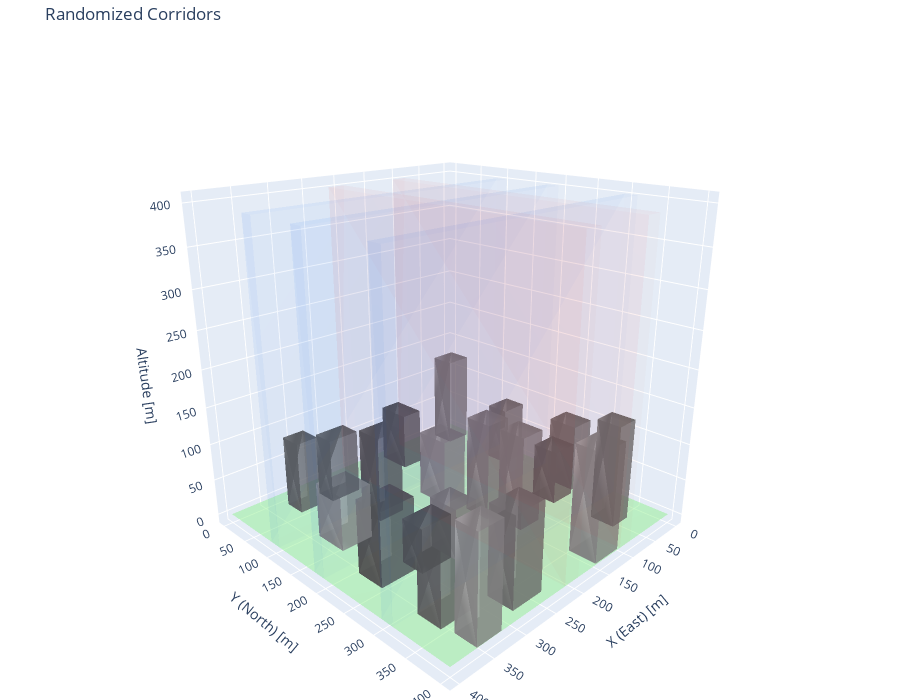

Notebook code for this chart:
### Markdown cell above
## Example 5: Randomized Corridors

Variable corridor widths and spacing.

### Code cell
corridors = generate_corridors(num_ew=3, num_ns=2, width="15-25", spacing="80-130", seed=99)
buildings = generate_buildings(
    corridors,
    num_buildings=20,
    width_x="30-50",
    width_y="30-50",
    height="50-150",
    seed=99
)

print(f"Corridors: {len(corridors)}")
for c in corridors:
    print(f"  {c['direction']} @ {c['center']:.1f}m, width={c['width']:.1f}m")

fig = visualize_urban_environment(corridors, buildings, title="Randomized Corridors")
fig.show()

### Figure 1 — Plotly figure (JSON) as saved in the notebook; plotly's stock layout.template omitted (floating-point values rounded to 4 significant figures)
{"data": [{"color": "lightgreen", "hoverinfo": "skip", "i": [0, 0], "j": [1, 2], "k": [2, 3], "name": "Ground", "opacity": 0.5, "type": "mesh3d", "x": [0, 400, 400, 0], "y": [0, 0, 400, 400], "z": [0, 0, 0, 0]}, {"color": "rgb(100, 100, 100)", "hovertemplate": "Building 0<br>Position: (340.2, 237.9)<br>Size: 49.8 x 40.7m<br>Height: 96.2m<extra></extra>", "i": [0, 0, 4, 4, 0, 1, 0, 3, 1, 2, 4, 5], "j": [1, 2, 5, 6, 1, 5, 3, 7, 2, 6, 5, 6], "k": [2, 3, 6, 7, 4, 4, 4, 4, 5, 5, 1, 2], "name": "Building 0", "opacity": 0.8, "type": "mesh3d", "x": [315.3, 365.1, 365.1, 315.3, 315.3, 365.1, 365.1, 315.3], "y": [217.6, 217.6, 258.3, 258.3, 217.6, 217.6, 258.3, 258.3], "z": [0, 0, 0, 0, 96.21, 96.21, 96.21, 96.21]}, {"color": "rgb(115, 115, 115)", "hovertemplate": "Building 1<br>Position: (318.0, 45.2)<br>Size: 30.7 x 30.5m<br>Height: 97.4m<extra></extra>", "i": [0, 0, 4, 4, 0, 1, 0, 3, 1, 2, 4, 5], "j": [1, 2, 5, 6, 1, 5, 3, 7, 2, 6, 5, 6], "k": [2, 3, 6, 7, 4, 4, 4, 4, 5, 5, 1, 2], "name": "Building 1", "opacity": 0.8, "type": "mesh3d", "x": [302.7, 333.4, 333.4, 302.7, 302.7, 333.4, 333.4, 302.7], "y": [29.99, 29.99, 60.46, 60.46, 29.99, 29.99, 60.46, 60.46], "z": [0, 0, 0, 0, 97.37, 97.37, 97.37, 97.37]}, {"color": "rgb(130, 130, 130)", "hovertemplate": "Building 2<br>Position: (21.3, 137.3)<br>Size: 38.5 x 31.7m<br>Height: 81.0m<extra></extra>", "i": [0, 0, 4, 4, 0, 1, 0, 3, 1, 2, 4, 5], "j": [1, 2, 5, 6, 1, 5, 3, 7, 2, 6, 5, 6], "k": [2, 3, 6, 7, 4, 4, 4, 4, 5, 5, 1, 2], "name": "Building 2", "opacity": 0.8, "type": "mesh3d", "x": [2.049, 40.56, 40.56, 2.049, 2.049, 40.56, 40.56, 2.049], "y": [121.4, 121.4, 153.1, 153.1, 121.4, 121.4, 153.1, 153.1], "z": [0, 0, 0, 0, 80.98, 80.98, 80.98, 80.98]}, {"color": "rgb(145, 145, 145)", "hovertemplate": "Building 3<br>Position: (146.7, 270.6)<br>Size: 35.2 x 38.1m<br>Height: 126.4m<extra></extra>", "i": [0, 0, 4, 4, 0, 1, 0, 3, 1, 2, 4, 5], "j": [1, 2, 5, 6, 1, 5, 3, 7, 2, 6, 5, 6], "k": [2, 3, 6, 7, 4, 4, 4, 4, 5, 5, 1, 2], "name": "Building 3", "opacity": 0.8, "type": "mesh3d", "x": [129.1, 164.2, 164.2, 129.1, 129.1, 164.2, 164.2, 129.1], "y": [251.5, 251.5, 289.6, 289.6, 251.5, 251.5, 289.6, 289.6], "z": [0, 0, 0, 0, 126.4, 126.4, 126.4, 126.4]}, {"color": "rgb(160, 160, 160)", "hovertemplate": "Building 4<br>Position: (168.9, 154.4)<br>Size: 38.0 x 46.4m<br>Height: 89.9m<extra></extra>", "i": [0, 0, 4, 4, 0, 1, 0, 3, 1, 2, 4, 5], "j": [1, 2, 5, 6, 1, 5, 3, 7, 2, 6, 5, 6], "k": [2, 3, 6, 7, 4, 4, 4, 4, 5, 5, 1, 2], "name": "Building 4", "opacity": 0.8, "type": "mesh3d", "x": [149.9, 187.9, 187.9, 149.9, 149.9, 187.9, 187.9, 149.9], "y": [131.2, 131.2, 177.6, 177.6, 131.2, 131.2, 177.6, 177.6], "z": [0, 0, 0, 0, 89.94, 89.94, 89.94, 89.94]}, {"color": "rgb(100, 100, 100)", "hovertemplate": "Building 5<br>Position: (255.4, 131.1)<br>Size: 38.9 x 36.2m<br>Height: 115.4m<extra></extra>", "i": [0, 0, 4, 4, 0, 1, 0, 3, 1, 2, 4, 5], "j": [1, 2, 5, 6, 1, 5, 3, 7, 2, 6, 5, 6], "k": [2, 3, 6, 7, 4, 4, 4, 4, 5, 5, 1, 2], "name": "Building 5", "opacity": 0.8, "type": "mesh3d", "x": [235.9, 274.8, 274.8, 235.9, 235.9, 274.8, 274.8, 235.9], "y": [113.0, 113.0, 149.2, 149.2, 113.0, 113.0, 149.2, 149.2], "z": [0, 0, 0, 0, 115.4, 115.4, 115.4, 115.4]}, {"color": "rgb(115, 115, 115)", "hovertemplate": "Building 6<br>Position: (342.8, 336.7)<br>Size: 49.3 x 35.1m<br>Height: 100.3m<extra></extra>", "i": [0, 0, 4, 4, 0, 1, 0, 3, 1, 2, 4, 5], "j": [1, 2, 5, 6, 1, 5, 3, 7, 2, 6, 5, 6], "k": [2, 3, 6, 7, 4, 4, 4, 4, 5, 5, 1, 2], "name": "Building 6", "opacity": 0.8, "type": "mesh3d", "x": [318.2, 367.5, 367.5, 318.2, 318.2, 367.5, 367.5, 318.2], "y": [319.1, 319.1, 354.2, 354.2, 319.1, 319.1, 354.2, 354.2], "z": [0, 0, 0, 0, 100.3, 100.3, 100.3, 100.3]}, {"color": "rgb(130, 130, 130)", "hovertemplate": "Building 7<br>Position: (268.5, 368.7)<br>Size: 47.7 x 36.9m<br>Height: 116.7m<extra></extra>", "i": [0, 0, 4, 4, 0, 1, 0, 3, 1, 2, 4, 5], "j": [1, 2, 5, 6, 1, 5, 3, 7, 2, 6, 5, 6], "k": [2, 3, 6, 7, 4, 4, 4, 4, 5, 5, 1, 2], "name": "Building 7", "opacity": 0.8, "type": "mesh3d", "x": [244.6, 292.3, 292.3, 244.6, 244.6, 292.3, 292.3, 244.6], "y": [350.3, 350.3, 387.2, 387.2, 350.3, 350.3, 387.2, 387.2], "z": [0, 0, 0, 0, 116.7, 116.7, 116.7, 116.7]}, {"color": "rgb(145, 145, 145)", "hovertemplate": "Building 8<br>Position: (251.3, 256.1)<br>Size: 33.9 x 43.3m<br>Height: 67.2m<extra></extra>", "i": [0, 0, 4, 4, 0, 1, 0, 3, 1, 2, 4, 5], "j": [1, 2, 5, 6, 1, 5, 3, 7, 2, 6, 5, 6], "k": [2, 3, 6, 7, 4, 4, 4, 4, 5, 5, 1, 2], "name": "Building 8", "opacity": 0.8, "type": "mesh3d", "x": [234.3, 268.2, 268.2, 234.3, 234.3, 268.2, 268.2, 234.3], "y": [234.4, 234.4, 277.7, 277.7, 234.4, 234.4, 277.7, 277.7], "z": [0, 0, 0, 0, 67.17, 67.17, 67.17, 67.17]}, {"color": "rgb(160, 160, 160)", "hovertemplate": "Building 9<br>Position: (328.0, 145.5)<br>Size: 44.9 x 47.3m<br>Height: 73.1m<extra></extra>", "i": [0, 0, 4, 4, 0, 1, 0, 3, 1, 2, 4, 5], "j": [1, 2, 5, 6, 1, 5, 3, 7, 2, 6, 5, 6], "k": [2, 3, 6, 7, 4, 4, 4, 4, 5, 5, 1, 2], "name": "Building 9", "opacity": 0.8, "type": "mesh3d", "x": [305.6, 350.5, 350.5, 305.6, 305.6, 350.5, 350.5, 305.6], "y": [121.9, 121.9, 169.2, 169.2, 121.9, 121.9, 169.2, 169.2], "z": [0, 0, 0, 0, 73.12, 73.12, 73.12, 73.12]}, {"color": "rgb(100, 100, 100)", "hovertemplate": "Building 10<br>Position: (291.6, 253.8)<br>Size: 46.5 x 33.0m<br>Height: 58.7m<extra></extra>", "i": [0, 0, 4, 4, 0, 1, 0, 3, 1, 2, 4, 5], "j": [1, 2, 5, 6, 1, 5, 3, 7, 2, 6, 5, 6], "k": [2, 3, 6, 7, 4, 4, 4, 4, 5, 5, 1, 2], "name": "Building 10", "opacity": 0.8, "type": "mesh3d", "x": [268.4, 314.9, 314.9, 268.4, 268.4, 314.9, 314.9, 268.4], "y": [237.3, 237.3, 270.3, 270.3, 237.3, 237.3, 270.3, 270.3], "z": [0, 0, 0, 0, 58.65, 58.65, 58.65, 58.65]}, {"color": "rgb(115, 115, 115)", "hovertemplate": "Building 11<br>Position: (264.7, 51.0)<br>Size: 44.6 x 30.3m<br>Height: 87.7m<extra></extra>", "i": [0, 0, 4, 4, 0, 1, 0, 3, 1, 2, 4, 5], "j": [1, 2, 5, 6, 1, 5, 3, 7, 2, 6, 5, 6], "k": [2, 3, 6, 7, 4, 4, 4, 4, 5, 5, 1, 2], "name": "Building 11", "opacity": 0.8, "type": "mesh3d", "x": [242.4, 287.0, 287.0, 242.4, 242.4, 287.0, 287.0, 242.4], "y": [35.85, 35.85, 66.1, 66.1, 35.85, 35.85, 66.1, 66.1], "z": [0, 0, 0, 0, 87.68, 87.68, 87.68, 87.68]}, {"color": "rgb(130, 130, 130)", "hovertemplate": "Building 12<br>Position: (18.7, 251.5)<br>Size: 35.1 x 41.6m<br>Height: 93.1m<extra></extra>", "i": [0, 0, 4, 4, 0, 1, 0, 3, 1, 2, 4, 5], "j": [1, 2, 5, 6, 1, 5, 3, 7, 2, 6, 5, 6], "k": [2, 3, 6, 7, 4, 4, 4, 4, 5, 5, 1, 2], "name": "Building 12", "opacity": 0.8, "type": "mesh3d", "x": [1.175, 36.27, 36.27, 1.175, 1.175, 36.27, 36.27, 1.175], "y": [230.7, 230.7, 272.3, 272.3, 230.7, 230.7, 272.3, 272.3], "z": [0, 0, 0, 0, 93.06, 93.06, 93.06, 93.06]}, {"color": "rgb(145, 145, 145)", "hovertemplate": "Building 13<br>Position: (29.1, 30.9)<br>Size: 36.7 x 33.8m<br>Height: 129.3m<extra></extra>", "i": [0, 0, 4, 4, 0, 1, 0, 3, 1, 2, 4, 5], "j": [1, 2, 5, 6, 1, 5, 3, 7, 2, 6, 5, 6], "k": [2, 3, 6, 7, 4, 4, 4, 4, 5, 5, 1, 2], "name": "Building 13", "opacity": 0.8, "type": "mesh3d", "x": [10.75, 47.44, 47.44, 10.75, 10.75, 47.44, 47.44, 10.75], "y": [14.0, 14.0, 47.79, 47.79, 14.0, 14.0, 47.79, 47.79], "z": [0, 0, 0, 0, 129.3, 129.3, 129.3, 129.3]}, {"color": "rgb(160, 160, 160)", "hovertemplate": "Building 14<br>Position: (136.3, 379.4)<br>Size: 44.1 x 38.5m<br>Height: 142.9m<extra></extra>", "i": [0, 0, 4, 4, 0, 1, 0, 3, 1, 2, 4, 5], "j": [1, 2, 5, 6, 1, 5, 3, 7, 2, 6, 5, 6], "k": [2, 3, 6, 7, 4, 4, 4, 4, 5, 5, 1, 2], "name": "Building 14", "opacity": 0.8, "type": "mesh3d", "x": [114.2, 158.3, 158.3, 114.2, 114.2, 158.3, 158.3, 114.2], "y": [360.2, 360.2, 398.7, 398.7, 360.2, 360.2, 398.7, 398.7], "z": [0, 0, 0, 0, 142.9, 142.9, 142.9, 142.9]}, {"color": "rgb(100, 100, 100)", "hovertemplate": "Building 15<br>Position: (139.0, 38.5)<br>Size: 30.5 x 46.8m<br>Height: 79.8m<extra></extra>", "i": [0, 0, 4, 4, 0, 1, 0, 3, 1, 2, 4, 5], "j": [1, 2, 5, 6, 1, 5, 3, 7, 2, 6, 5, 6], "k": [2, 3, 6, 7, 4, 4, 4, 4, 5, 5, 1, 2], "name": "Building 15", "opacity": 0.8, "type": "mesh3d", "x": [123.7, 154.2, 154.2, 123.7, 123.7, 154.2, 154.2, 123.7], "y": [15.13, 15.13, 61.88, 61.88, 15.13, 15.13, 61.88, 61.88], "z": [0, 0, 0, 0, 79.78, 79.78, 79.78, 79.78]}, {"color": "rgb(115, 115, 115)", "hovertemplate": "Building 16<br>Position: (63.7, 259.7)<br>Size: 37.4 x 36.3m<br>Height: 73.7m<extra></extra>", "i": [0, 0, 4, 4, 0, 1, 0, 3, 1, 2, 4, 5], "j": [1, 2, 5, 6, 1, 5, 3, 7, 2, 6, 5, 6], "k": [2, 3, 6, 7, 4, 4, 4, 4, 5, 5, 1, 2], "name": "Building 16", "opacity": 0.8, "type": "mesh3d", "x": [45.05, 82.4, 82.4, 45.05, 45.05, 82.4, 82.4, 45.05], "y": [241.6, 241.6, 277.8, 277.8, 241.6, 241.6, 277.8, 277.8], "z": [0, 0, 0, 0, 73.69, 73.69, 73.69, 73.69]}, {"color": "rgb(130, 130, 130)", "hovertemplate": "Building 17<br>Position: (60.5, 350.0)<br>Size: 31.2 x 33.9m<br>Height: 137.8m<extra></extra>", "i": [0, 0, 4, 4, 0, 1, 0, 3, 1, 2, 4, 5], "j": [1, 2, 5, 6, 1, 5, 3, 7, 2, 6, 5, 6], "k": [2, 3, 6, 7, 4, 4, 4, 4, 5, 5, 1, 2], "name": "Building 17", "opacity": 0.8, "type": "mesh3d", "x": [44.9, 76.09, 76.09, 44.9, 44.9, 76.09, 76.09, 44.9], "y": [333.0, 333.0, 366.9, 366.9, 333.0, 333.0, 366.9, 366.9], "z": [0, 0, 0, 0, 137.8, 137.8, 137.8, 137.8]}, {"color": "rgb(145, 145, 145)", "hovertemplate": "Building 18<br>Position: (157.1, 224.1)<br>Size: 35.1 x 36.9m<br>Height: 130.8m<extra></extra>", "i": [0, 0, 4, 4, 0, 1, 0, 3, 1, 2, 4, 5], "j": [1, 2, 5, 6, 1, 5, 3, 7, 2, 6, 5, 6], "k": [2, 3, 6, 7, 4, 4, 4, 4, 5, 5, 1, 2], "name": "Building 18", "opacity": 0.8, "type": "mesh3d", "x": [139.5, 174.6, 174.6, 139.5, 139.5, 174.6, 174.6, 139.5], "y": [205.6, 205.6, 242.6, 242.6, 205.6, 205.6, 242.6, 242.6], "z": [0, 0, 0, 0, 130.8, 130.8, 130.8, 130.8]}, {"color": "rgb(160, 160, 160)", "hovertemplate": "Building 19<br>Position: (343.1, 384.0)<br>Size: 37.0 x 31.3m<br>Height: 133.9m<extra></extra>", "i": [0, 0, 4, 4, 0, 1, 0, 3, 1, 2, 4, 5], "j": [1, 2, 5, 6, 1, 5, 3, 7, 2, 6, 5, 6], "k": [2, 3, 6, 7, 4, 4, 4, 4, 5, 5, 1, 2], "name": "Building 19", "opacity": 0.8, "type": "mesh3d", "x": [324.6, 361.6, 361.6, 324.6, 324.6, 361.6, 361.6, 324.6], "y": [368.3, 368.3, 399.7, 399.7, 368.3, 368.3, 399.7, 399.7], "z": [0, 0, 0, 0, 133.9, 133.9, 133.9, 133.9]}, {"color": "rgba(0, 100, 255, 0.15)", "hovertemplate": "Corridor 0<br>Direction: EW<br>Center: 100.2m<br>Width: 17.0m<extra></extra>", "i": [0, 0, 4, 4, 0, 1, 0, 3, 1, 2, 4, 5], "j": [1, 2, 5, 6, 1, 5, 3, 7, 2, 6, 5, 6], "k": [2, 3, 6, 7, 4, 4, 4, 4, 5, 5, 1, 2], "name": "EW corridor 0", "opacity": 0.15, "type": "mesh3d", "x": [0, 400, 400, 0, 0, 400, 400, 0], "y": [91.7, 91.7, 108.7, 108.7, 91.7, 91.7, 108.7, 108.7], "z": [0, 0, 0, 0, 400, 400, 400, 400]}, {"color": "rgba(0, 100, 255, 0.15)", "hovertemplate": "Corridor 1<br>Direction: EW<br>Center: 189.1m<br>Width: 17.5m<extra></extra>", "i": [0, 0, 4, 4, 0, 1, 0, 3, 1, 2, 4, 5], "j": [1, 2, 5, 6, 1, 5, 3, 7, 2, 6, 5, 6], "k": [2, 3, 6, 7, 4, 4, 4, 4, 5, 5, 1, 2], "name": "EW corridor 1", "opacity": 0.15, "type": "mesh3d", "x": [0, 400, 400, 0, 0, 400, 400, 0], "y": [180.4, 180.4, 197.9, 197.9, 180.4, 180.4, 197.9, 197.9], "z": [0, 0, 0, 0, 400, 400, 400, 400]}, {"color": "rgba(0, 100, 255, 0.15)", "hovertemplate": "Corridor 2<br>Direction: EW<br>Center: 307.1m<br>Width: 17.5m<extra></extra>", "i": [0, 0, 4, 4, 0, 1, 0, 3, 1, 2, 4, 5], "j": [1, 2, 5, 6, 1, 5, 3, 7, 2, 6, 5, 6], "k": [2, 3, 6, 7, 4, 4, 4, 4, 5, 5, 1, 2], "name": "EW corridor 2", "opacity": 0.15, "type": "mesh3d", "x": [0, 400, 400, 0, 0, 400, 400, 0], "y": [298.4, 298.4, 315.9, 315.9, 298.4, 298.4, 315.9, 315.9], "z": [0, 0, 0, 0, 400, 400, 400, 400]}, {"color": "rgba(255, 50, 50, 0.15)", "hovertemplate": "Corridor 3<br>Direction: NS<br>Center: 99.2m<br>Width: 21.8m<extra></extra>", "i": [0, 0, 4, 4, 0, 1, 0, 3, 1, 2, 4, 5], "j": [1, 2, 5, 6, 1, 5, 3, 7, 2, 6, 5, 6], "k": [2, 3, 6, 7, 4, 4, 4, 4, 5, 5, 1, 2], "name": "NS corridor 3", "opacity": 0.15, "type": "mesh3d", "x": [88.23, 110.1, 110.1, 88.23, 88.23, 110.1, 110.1, 88.23], "y": [0, 0, 400, 400, 0, 0, 400, 400], "z": [0, 0, 0, 0, 400, 400, 400, 400]}, {"color": "rgba(255, 50, 50, 0.15)", "hovertemplate": "Corridor 4<br>Direction: NS<br>Center: 206.1m<br>Width: 24.4m<extra></extra>", "i": [0, 0, 4, 4, 0, 1, 0, 3, 1, 2, 4, 5], "j": [1, 2, 5, 6, 1, 5, 3, 7, 2, 6, 5, 6], "k": [2, 3, 6, 7, 4, 4, 4, 4, 5, 5, 1, 2], "name": "NS corridor 4", "opacity": 0.15, "type": "mesh3d", "x": [193.9, 218.3, 218.3, 193.9, 193.9, 218.3, 218.3, 193.9], "y": [0, 0, 400, 400, 0, 0, 400, 400], "z": [0, 0, 0, 0, 400, 400, 400, 400]}], "layout": {"height": 700, "margin": {"b": 0, "l": 0, "r": 0, "t": 40}, "scene": {"aspectmode": "data", "camera": {"eye": {"x": 1.5, "y": 1.5, "z": 0.8}}, "xaxis": {"title": {"text": "X (East) [m]"}}, "yaxis": {"title": {"text": "Y (North) [m]"}}, "zaxis": {"title": {"text": "Altitude [m]"}}}, "title": {"text": "Randomized Corridors"}}}
